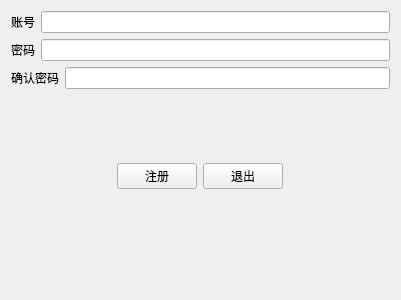
<?xml version="1.0" encoding="UTF-8"?>
<ui version="4.0">
 <class>Register</class>
 <widget class="QWidget" name="Register">
  <property name="geometry">
   <rect>
    <x>0</x>
    <y>0</y>
    <width>400</width>
    <height>300</height>
   </rect>
  </property>
  <property name="windowTitle">
   <string>Form</string>
  </property>
  <layout class="QVBoxLayout" name="verticalLayout_2">
   <item>
    <layout class="QVBoxLayout" name="verticalLayout">
     <item>
      <layout class="QHBoxLayout" name="horizontalLayout">
       <item>
        <widget class="QLabel" name="label">
         <property name="text">
          <string>账号</string>
         </property>
         <property name="margin">
          <number>10</number>
         </property>
        </widget>
       </item>
       <item>
        <widget class="QLineEdit" name="leAccount"/>
       </item>
      </layout>
     </item>
     <item>
      <layout class="QHBoxLayout" name="horizontalLayout_2">
       <item>
        <widget class="QLabel" name="label_2">
         <property name="text">
          <string>密码</string>
         </property>
         <property name="margin">
          <number>10</number>
         </property>
        </widget>
       </item>
       <item>
        <widget class="QLineEdit" name="lePassword">
         <property name="echoMode">
          <enum>QLineEdit::Password</enum>
         </property>
        </widget>
       </item>
      </layout>
     </item>
     <item>
      <layout class="QHBoxLayout" name="horizontalLayout_3">
       <item>
        <widget class="QLabel" name="label_3">
         <property name="text">
          <string>确认密码</string>
         </property>
         <property name="margin">
          <number>0</number>
         </property>
        </widget>
       </item>
       <item>
        <widget class="QLineEdit" name="leConfirm">
         <property name="echoMode">
          <enum>QLineEdit::Password</enum>
         </property>
        </widget>
       </item>
      </layout>
     </item>
    </layout>
   </item>
   <item>
    <spacer name="verticalSpacer">
     <property name="orientation">
      <enum>Qt::Vertical</enum>
     </property>
     <property name="sizeHint" stdset="0">
      <size>
       <width>20</width>
       <height>38</height>
      </size>
     </property>
    </spacer>
   </item>
   <item>
    <layout class="QHBoxLayout" name="horizontalLayout_5">
     <item>
      <spacer name="horizontalSpacer">
       <property name="orientation">
        <enum>Qt::Horizontal</enum>
       </property>
       <property name="sizeHint" stdset="0">
        <size>
         <width>108</width>
         <height>20</height>
        </size>
       </property>
      </spacer>
     </item>
     <item>
      <layout class="QHBoxLayout" name="horizontalLayout_4">
       <item>
        <widget class="QPushButton" name="btnRegister">
         <property name="text">
          <string>注册</string>
         </property>
        </widget>
       </item>
       <item>
        <widget class="QPushButton" name="btnExit">
         <property name="text">
          <string>退出</string>
         </property>
        </widget>
       </item>
      </layout>
     </item>
     <item>
      <spacer name="horizontalSpacer_2">
       <property name="orientation">
        <enum>Qt::Horizontal</enum>
       </property>
       <property name="sizeHint" stdset="0">
        <size>
         <width>108</width>
         <height>20</height>
        </size>
       </property>
      </spacer>
     </item>
    </layout>
   </item>
   <item>
    <widget class="QLabel" name="leWarn">
     <property name="styleSheet">
      <string notr="true">color:rgb(255, 0, 0);</string>
     </property>
     <property name="text">
      <string/>
     </property>
    </widget>
   </item>
   <item>
    <spacer name="verticalSpacer_2">
     <property name="orientation">
      <enum>Qt::Vertical</enum>
     </property>
     <property name="sizeHint" stdset="0">
      <size>
       <width>379</width>
       <height>80</height>
      </size>
     </property>
    </spacer>
   </item>
  </layout>
 </widget>
 <resources/>
 <connections/>
</ui>
